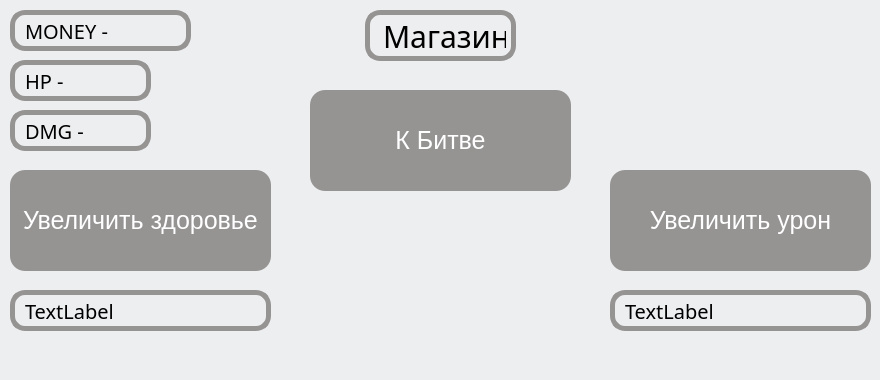
<?xml version="1.0" encoding="UTF-8"?>
<ui version="4.0">
 <class>Shop_MiddleMode</class>
 <widget class="QMainWindow" name="Shop_MiddleMode">
  <property name="geometry">
   <rect>
    <x>0</x>
    <y>0</y>
    <width>880</width>
    <height>380</height>
   </rect>
  </property>
  <property name="windowTitle">
   <string>Shop_EasyMode</string>
  </property>
  <property name="styleSheet">
   <string notr="true">background-color: #edeef0</string>
  </property>
  <widget class="QWidget" name="centralwidget">
   <widget class="QLabel" name="label">
    <property name="geometry">
     <rect>
      <x>365</x>
      <y>10</y>
      <width>151</width>
      <height>51</height>
     </rect>
    </property>
    <property name="styleSheet">
     <string notr="true">QLabel{
font-family: Areal;
padding: 5px;
border: 5px solid #969393;
border-radius: 15px;
font-size: 30px;
}</string>
    </property>
    <property name="text">
     <string>Магазин</string>
    </property>
   </widget>
   <widget class="QPushButton" name="pushButton">
    <property name="geometry">
     <rect>
      <x>10</x>
      <y>170</y>
      <width>261</width>
      <height>101</height>
     </rect>
    </property>
    <property name="styleSheet">
     <string notr="true">QPushButton{
border-radius: 15px;
font-size: 25px;
color: white;
background-color: #969393;
}

QPushButton:hover{
background-color: #878484;
}

QPushButton:pressed{
font-size: 23px;
}
</string>
    </property>
    <property name="text">
     <string>Увеличить здоровье</string>
    </property>
   </widget>
   <widget class="QPushButton" name="pushButton_2">
    <property name="geometry">
     <rect>
      <x>310</x>
      <y>90</y>
      <width>261</width>
      <height>101</height>
     </rect>
    </property>
    <property name="styleSheet">
     <string notr="true">QPushButton{
border-radius: 15px;
font-size: 25px;
color: white;
background-color: #969393;
}

QPushButton:hover{
background-color: #878484;
}
QPushButton:pressed{
font-size: 23px;
}
</string>
    </property>
    <property name="text">
     <string>К Битве</string>
    </property>
   </widget>
   <widget class="QPushButton" name="pushButton_3">
    <property name="geometry">
     <rect>
      <x>610</x>
      <y>170</y>
      <width>261</width>
      <height>101</height>
     </rect>
    </property>
    <property name="styleSheet">
     <string notr="true">QPushButton{
border-radius: 15px;
font-size: 25px;
color: white;
background-color: #969393;
}

QPushButton:hover{
background-color: #878484;
}
QPushButton:pressed{
font-size: 23px;
}
</string>
    </property>
    <property name="text">
     <string>Увеличить урон</string>
    </property>
   </widget>
   <widget class="QLabel" name="label_money">
    <property name="geometry">
     <rect>
      <x>10</x>
      <y>10</y>
      <width>181</width>
      <height>41</height>
     </rect>
    </property>
    <property name="styleSheet">
     <string notr="true">QLabel{
font-family: Areal;
padding: 5px;
border: 5px solid #969393;
border-radius: 15px;
font-size: 20px;
}</string>
    </property>
    <property name="text">
     <string>MONEY - </string>
    </property>
   </widget>
   <widget class="QLabel" name="label_hp">
    <property name="geometry">
     <rect>
      <x>10</x>
      <y>60</y>
      <width>141</width>
      <height>41</height>
     </rect>
    </property>
    <property name="styleSheet">
     <string notr="true">QLabel{
font-family: Areal;
padding: 5px;
border: 5px solid #969393;
border-radius: 15px;
font-size: 20px;
}</string>
    </property>
    <property name="text">
     <string>HP -</string>
    </property>
   </widget>
   <widget class="QLabel" name="label_dmg">
    <property name="geometry">
     <rect>
      <x>10</x>
      <y>110</y>
      <width>141</width>
      <height>41</height>
     </rect>
    </property>
    <property name="styleSheet">
     <string notr="true">QLabel{
font-family: Areal;
padding: 5px;
border: 5px solid #969393;
border-radius: 15px;
font-size: 20px;
}</string>
    </property>
    <property name="text">
     <string>DMG -</string>
    </property>
   </widget>
   <widget class="QLabel" name="label_pay_1">
    <property name="geometry">
     <rect>
      <x>10</x>
      <y>290</y>
      <width>261</width>
      <height>41</height>
     </rect>
    </property>
    <property name="styleSheet">
     <string notr="true">QLabel{
font-family: Areal;
padding: 5px;
border: 5px solid #969393;
border-radius: 15px;
font-size: 20px;
}</string>
    </property>
    <property name="text">
     <string>TextLabel</string>
    </property>
   </widget>
   <widget class="QLabel" name="label_pay_2">
    <property name="geometry">
     <rect>
      <x>610</x>
      <y>290</y>
      <width>261</width>
      <height>41</height>
     </rect>
    </property>
    <property name="styleSheet">
     <string notr="true">QLabel{
font-family: Areal;
padding: 5px;
border: 5px solid #969393;
border-radius: 15px;
font-size: 20px;
}</string>
    </property>
    <property name="text">
     <string>TextLabel</string>
    </property>
   </widget>
  </widget>
  <widget class="QMenuBar" name="menubar">
   <property name="geometry">
    <rect>
     <x>0</x>
     <y>0</y>
     <width>880</width>
     <height>21</height>
    </rect>
   </property>
  </widget>
  <widget class="QStatusBar" name="statusbar"/>
 </widget>
 <resources/>
 <connections/>
</ui>
